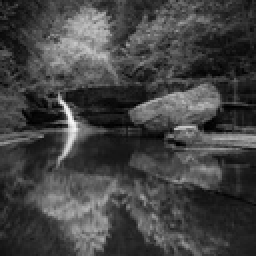
%> input picture image2048.jpg, 128 x 128 px, shrunk from 2048 x 2048 before the run (shown 2 times larger)
$ octave ComputeGLCMFeatureMaps.m   (GNU Octave 9; MATLAB toolbox functions it lacks are replaced by stand-ins)
%> lines starting %> are read from the running program, lines starting %| are printed output that depends on the picture
clear all;
close all;

nbOfIterrations = 10

time = zeros(nbOfIterrations,1);

for a = 1 : nbOfIterrations
    tic

    inIm = imread('image2048.jpg');
%> inIm is the input picture: size 128x128 uint8; min 0, max 250, mean 67.2
    offsets = [0 1; -1 1; -1 0; -1 -1];

    neightborhood = 4;

    [X,Y] = size(inIm);
%> X = 128; Y = 128

    Contrast = zeros(X,Y);
    Correlation = zeros(X,Y);
    Energy = zeros(X,Y);
    Homogeneity = zeros(X,Y);

    for i = neightborhood + 1 : X - neightborhood

        for j = neightborhood + 1 : Y - neightborhood

            intIm = inIm( (i - neightborhood):(i + neightborhood), (j - neightborhood) : (j + neightborhood));
            glcm = graycomatrix(intIm, 'Offset', offsets, 'NumLevels', 10, 'GrayLimits', []);
            stats = graycoprops(glcm);
            Contrast(i,j) = mean(stats.Contrast);
            Correlation(i,j) = mean(stats.Correlation);
            Energy(i,j) = mean(stats.Energy);
            Homogeneity(i,j) = mean(stats.Homogeneity);

        end

    end
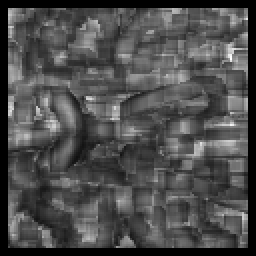
%> Contrast: size 128x128 double (shown 2 times larger); min 0, max 11.24, mean 3.4; drawn with min black and max white
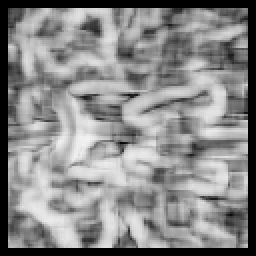
%> Correlation: size 128x128 double (shown 2 times larger); min 0, max 0.953, mean 0.541
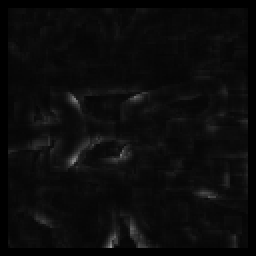
%> Energy: size 128x128 double (shown 2 times larger); min 0, max 0.559, mean 0.046
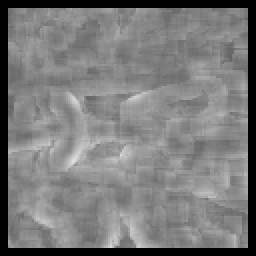
%> Homogeneity: size 128x128 double (shown 2 times larger); min 0, max 0.877, mean 0.483


    imwrite(Contrast,'Contrast.jpg');
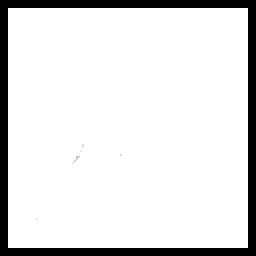
%> saved as Contrast.jpg: size 128x128 uint8 (shown 2 times larger); min 0, max 255, mean 224.1
    imwrite(Correlation,'Correlation.jpg');
    imwrite(Energy,'Energy.jpg');
    imwrite(Homogeneity,'Homogeneity.jpg');
%> (the run ends here)
